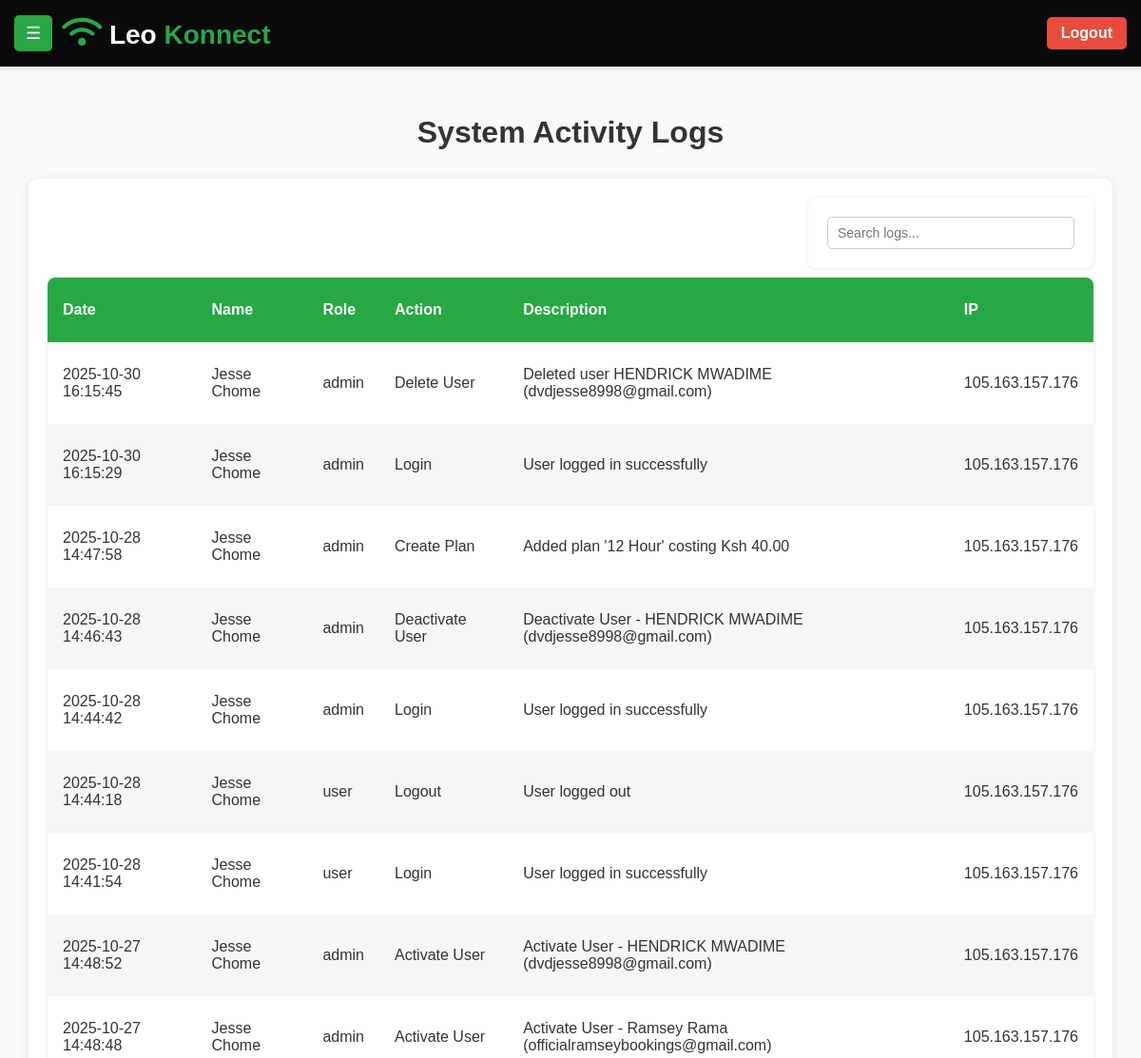
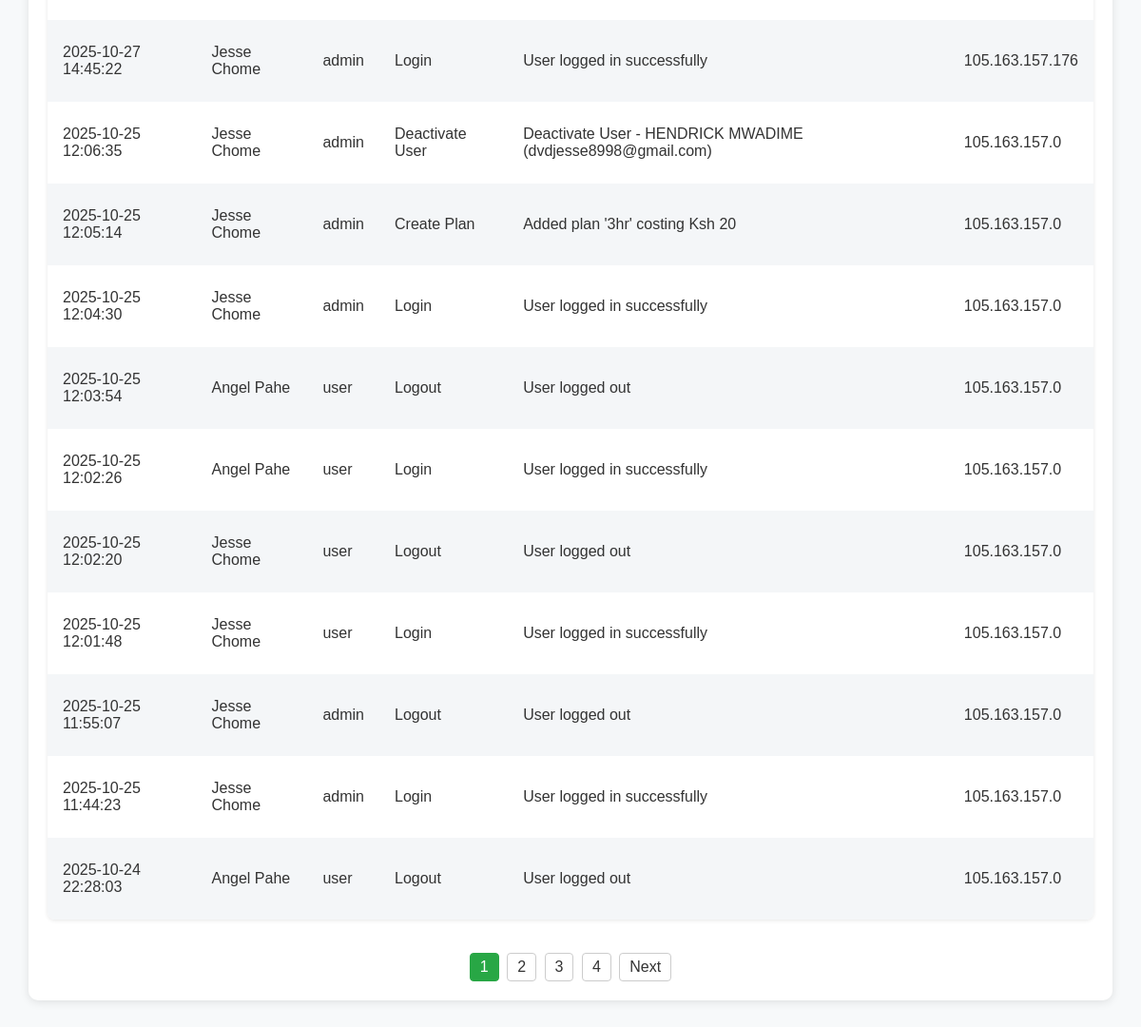
Screenshot of /admin/logs_view.php with the database file from the repository (2 pictures, top to bottom).
### tables this page shows
CREATE TABLE `logs` (
  `id` int(11) NOT NULL,
  `user_id` int(11) DEFAULT NULL,
  `session_id` varchar(255) DEFAULT NULL,
  `action` varchar(100) DEFAULT NULL,
  `description` text DEFAULT NULL,
  `ip_address` varchar(50) DEFAULT NULL,
  `type` varchar(50) DEFAULT NULL,
  `message` text DEFAULT NULL,
  `created_at` timestamp NULL DEFAULT current_timestamp()
);

CREATE TABLE `users` (
  `id` int(11) NOT NULL,
  `name` varchar(150) NOT NULL,
  `email` varchar(150) NOT NULL,
  `phone` varchar(20) NOT NULL,
  `password` varchar(255) NOT NULL,
  `role` enum('user','admin') DEFAULT 'user',
  `created_at` timestamp NULL DEFAULT current_timestamp(),
  `status` enum('active','inactive') NOT NULL DEFAULT 'active'
);

### admin/logs_view.php (the view, shortened to what this page needs)
<?php
$pdo = db();
$pdo->exec("SET time_zone = '+03:00'");
$search = $_GET['search'] ?? '';
$limit = 20;
$page = isset($_GET['page']) ? max(1, (int)$_GET['page']) : 1;
$offset = ($page - 1) * $limit;
$where = "";
$sql = "
    SELECT l.*, u.name AS username, u.role
    FROM logs l
    LEFT JOIN users u ON l.user_id = u.id
    $where
    ORDER BY l.created_at DESC
    LIMIT :limit OFFSET :offset
";
$stmt = $pdo->prepare($sql);
$stmt->bindValue(':limit', $limit, PDO::PARAM_INT);
$stmt->bindValue(':offset', $offset, PDO::PARAM_INT);
$stmt->execute();
$logs = $stmt->fetchAll();
$countSql = "
    SELECT COUNT(*)
    FROM logs l
    LEFT JOIN users u ON l.user_id = u.id
    $where
";
$countStmt = $pdo->prepare($countSql);
$countStmt->execute();
$totalLogs = $countStmt->fetchColumn();
$totalPages = ceil($totalLogs / $limit);
?>
<!DOCTYPE html>
<html lang="en">
<head>
    <link rel="stylesheet" href="admin_style.css">
</head>
<body>
<?php include 'sidebar.php'; ?>
<div class="container">
    <h1>System Activity Logs</h1>
    <div class="outer-board">
        <div class="search-bar">
            <form method="GET">
                <input type="text" name="search" placeholder="Search logs..." value="<?=htmlspecialchars($search)?>">
            </form>
        </div>
        <table>
            <thead>
                <tr>
                    <th>Date</th>
                    <th>Name</th>
                    <th>Role</th>
                    <th>Action</th>
                    <th>Description</th>
                    <th>IP</th>
                </tr>
            </thead>
            <tbody>
            <?php foreach ($logs as $log): ?>
                <tr>
                    <td data-label="Date"><?=htmlspecialchars($log['created_at'])?></td>
                    <td data-label="Name"><?=htmlspecialchars($log['username'] ?? 'System')?></td>
                    <td data-label="Role"><?=htmlspecialchars($log['role'] ?? 'N/A')?></td>
                    <td data-label="Action"><?=htmlspecialchars($log['action'])?></td>
                    <td data-label="Description"><?=htmlspecialchars($log['description'])?></td>
                    <td data-label="IP"><?=htmlspecialchars($log['ip_address'])?></td>
                </tr>
            <?php endforeach; ?>
            </tbody>
        </table>
        <div class="pagination">
            <?php for ($i = 1; $i <= $totalPages; $i++): ?>
                <a href="?page=<?=$i?>&search=<?=urlencode($search)?>"
                class="<?=($i == $page ? 'active' : '')?>">
                <?=$i?>
                </a>
            <?php endfor; ?>
            <?php if ($page < $totalPages): ?>
                <a href="?page=<?=($page+1)?>&search=<?=urlencode($search)?>">Next</a>
            <?php endif; ?>
        </div>
    </div>
</div>
</body>
</html>

### admin/admin_style.css (style rules this page uses)
:root { --primary: #fff; --secondary: #28a745; --dark: #0a0a0a; --text: #333; --heading: #006837; }
body { font-family: "Poppins", sans-serif; margin: 0; background: #f7f9fc; color: #333; }
h1 { text-align: center; margin-bottom: 30px; }
.outer-board { max-width:1200px; margin:auto; background:#fff; border-radius:10px; padding:20px; margin-bottom: 30px; box-shadow:0 2px 10px rgba(0,0,0,0.1); }
body { margin-top: 70px; }
.container, .container * { box-sizing: border-box; }
.container { padding: 30px; min-height: 100vh; background: #f7f9fa; }
table { width: 100%; border-collapse: collapse; margin-bottom: 35px; background: #fff; border-radius: 8px; overflow: hidden; box-shadow: 0 1px 4px rgba(0,0,0,0.1); }
th, td { padding: 25px 16px; text-align: left; }
thead { background-color: #28a745; color: #fff; padding: 20px; }
tbody tr:nth-child(even) { background-color: #f4f6f8; }
form { display: flex; flex-direction: column; gap: 10px; background: #fff; padding: 20px; border-radius: 8px; max-width: 450px; box-shadow: 0 1px 4px rgba(0,0,0,0.1); }
input, textarea, select { padding: 10px; border: 1px solid #ccc; border-radius: 6px; font-size: 15px; width: 100%; transition: border-color 0.3s; }
.pagination { margin-top: 15px; text-align: center; }
.pagination a { display:inline-block; padding:5px 10px; margin:0 2px; text-decoration:none; border:1px solid #ccc; color:#333; border-radius: 4px; }
.pagination a.active { background:var(--secondary); color:#fff; border-color:var(--secondary); }

### admin/logs_view.php (style rules this page uses)
.search-bar { width: 100%; display: flex; justify-content: flex-end; margin-bottom: 10px; }
.search-bar form { margin: 0; }
.search-bar input { width: 260px; padding: 8px 12px; border-radius: 5px; border: 1px solid #ccc; background: #fff; font-size: 14px; padding: 8px 35px 8px 10px; background: url('https://cdn-icons-png.flaticon.com/512/622/622669.png') no-repeat right 10px center; background-size: 16px; }

### rows the page displays
logs: created_at "2025-10-30 16:15:45", user.name "Jesse Chome", user.role "admin", action "Delete User", description "Deleted user HENDRICK MWADIME (dvdjesse8998@gmail.com)", ip_address "105.163.157.176"
logs: created_at "2025-10-30 16:15:29", user.name "Jesse Chome", user.role "admin", action "Login", description "User logged in successfully", ip_address "105.163.157.176"
logs: created_at "2025-10-28 14:47:58", user.name "Jesse Chome", user.role "admin", action "Create Plan", description "Added plan '12 Hour' costing Ksh 40.00", ip_address "105.163.157.176"
logs: created_at "2025-10-28 14:46:43", user.name "Jesse Chome", user.role "admin", action "Deactivate User", description "Deactivate User - HENDRICK MWADIME (dvdjesse8998@gmail.com)", ip_address "105.163.157.176"
logs: created_at "2025-10-28 14:44:42", user.name "Jesse Chome", user.role "admin", action "Login", description "User logged in successfully", ip_address "105.163.157.176"
logs: created_at "2025-10-28 14:44:18", user.name "Jesse Chome", user.role "user", action "Logout", description "User logged out", ip_address "105.163.157.176"
logs: created_at "2025-10-28 14:41:54", user.name "Jesse Chome", user.role "user", action "Login", description "User logged in successfully", ip_address "105.163.157.176"
logs: created_at "2025-10-27 14:48:52", user.name "Jesse Chome", user.role "admin", action "Activate User", description "Activate User - HENDRICK MWADIME (dvdjesse8998@gmail.com)", ip_address "105.163.157.176"
logs: created_at "2025-10-27 14:48:48", user.name "Jesse Chome", user.role "admin", action "Activate User", description "Activate User - Ramsey Rama (officialramseybookings@gmail.com)", ip_address "105.163.157.176"
logs: created_at "2025-10-27 14:45:22", user.name "Jesse Chome", user.role "admin", action "Login", description "User logged in successfully", ip_address "105.163.157.176"
logs: created_at "2025-10-25 12:06:35", user.name "Jesse Chome", user.role "admin", action "Deactivate User", description "Deactivate User - HENDRICK MWADIME (dvdjesse8998@gmail.com)", ip_address "105.163.157.0"
logs: created_at "2025-10-25 12:05:14", user.name "Jesse Chome", user.role "admin", action "Create Plan", description "Added plan '3hr' costing Ksh 20", ip_address "105.163.157.0"
logs: created_at "2025-10-25 12:04:30", user.name "Jesse Chome", user.role "admin", action "Login", description "User logged in successfully", ip_address "105.163.157.0"
logs: created_at "2025-10-25 12:03:54", user.name "Angel Pahe", user.role "user", action "Logout", description "User logged out", ip_address "105.163.157.0"
logs: created_at "2025-10-25 12:02:26", user.name "Angel Pahe", user.role "user", action "Login", description "User logged in successfully", ip_address "105.163.157.0"
logs: created_at "2025-10-25 12:02:20", user.name "Jesse Chome", user.role "user", action "Logout", description "User logged out", ip_address "105.163.157.0"
logs: created_at "2025-10-25 12:01:48", user.name "Jesse Chome", user.role "user", action "Login", description "User logged in successfully", ip_address "105.163.157.0"
logs: created_at "2025-10-25 11:55:07", user.name "Jesse Chome", user.role "admin", action "Logout", description "User logged out", ip_address "105.163.157.0"
logs: created_at "2025-10-25 11:44:23", user.name "Jesse Chome", user.role "admin", action "Login", description "User logged in successfully", ip_address "105.163.157.0"
logs: created_at "2025-10-24 22:28:03", user.name "Angel Pahe", user.role "user", action "Logout", description "User logged out", ip_address "105.163.157.0"
